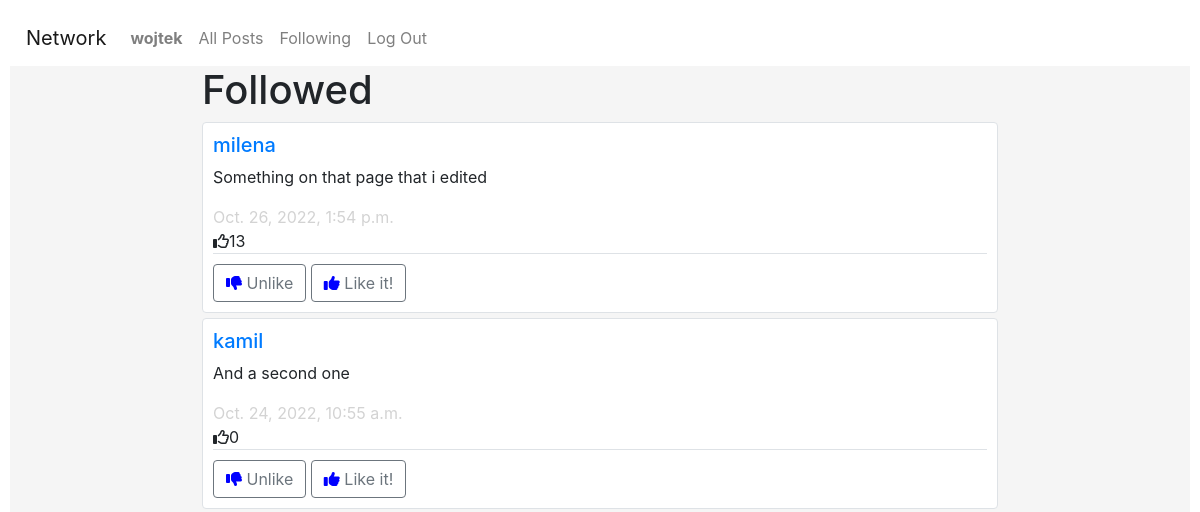
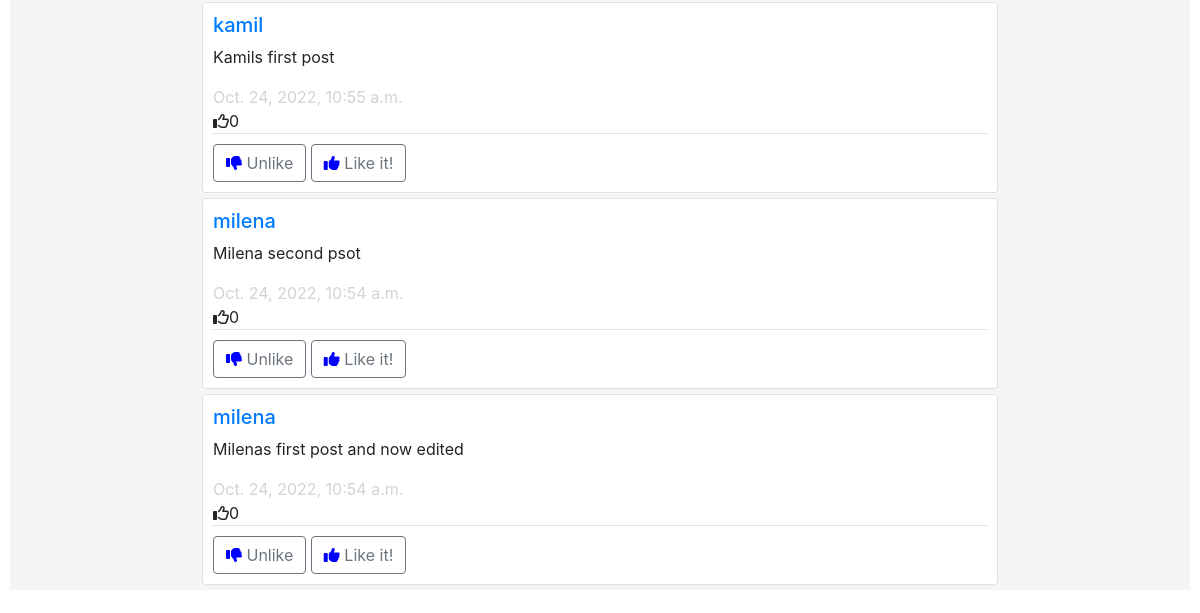
Page /following (signed in) on the earlier database version (2 pictures, top to bottom).
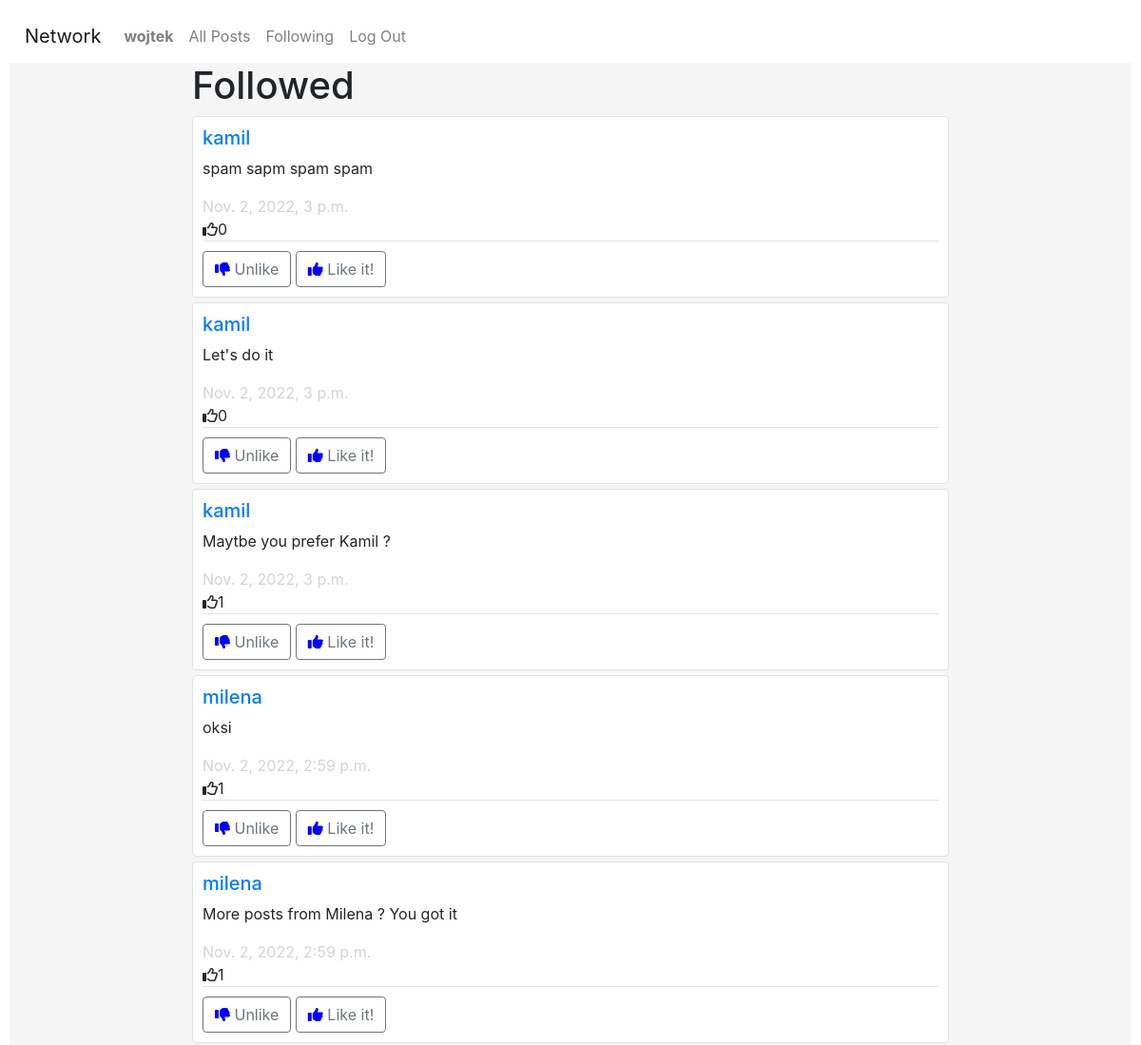
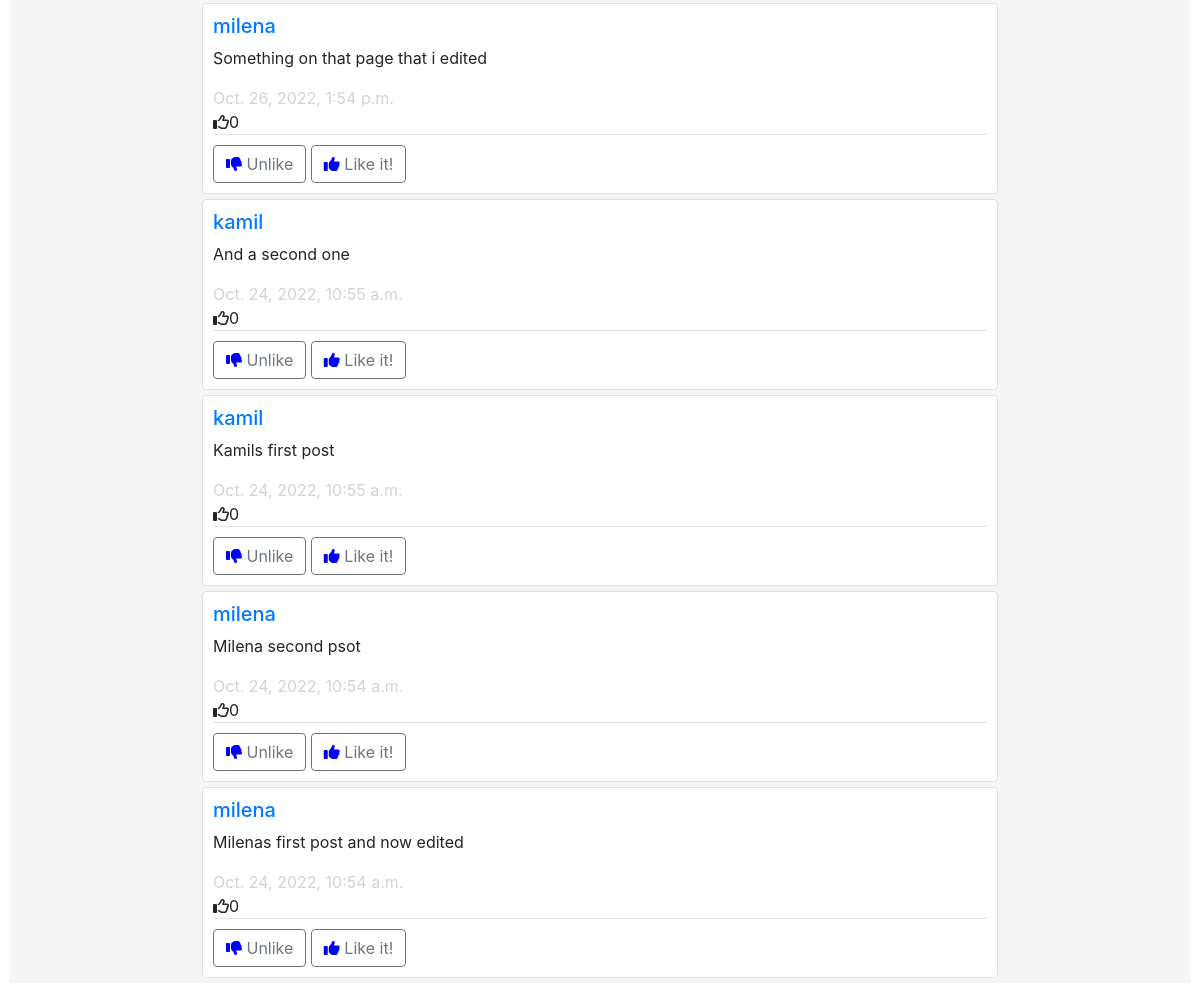
Same page on the later database version (2 pictures, top to bottom).
### network/models.py (models this page shows, shortened)
class User(AbstractUser):
    pass
    number_followers = models.IntegerField(default = 0)
    def __str__(self):
        return self.username

class Post(models.Model):
    author = models.ForeignKey(User, on_delete=models.CASCADE)
    body = models.CharField(max_length = 1024)
    time_stamp = models.DateTimeField(auto_now_add = True)
    likes = models.PositiveIntegerField(default = 0)

### network/views.py (the view)
# urls.py: path("following", views.following, name="following"),
@login_required
def following(request):
    followed = request.user.followings.all().values_list('followed', flat=True)
    posts = Post.objects.filter(author__in=followed).order_by('-time_stamp')
    pagin = Paginator(posts, 10)
    page_number = request.GET.get('page')
    page_obj = pagin.get_page(page_number)
    user = request.user
    liked = Like.objects.filter(liker = user)
    liked_posts = []
    for like in liked:
        liked_posts.append(like.liked_post)
    return render(request, "network/following.html", {
        'posts':page_obj,
        'liked_posts':liked_posts
    })

### network/templates/network/following.html (shortened to what this page needs)
{% extends "network/layout.html" %}
{% block body %}
<div class="container">
<h1>Followed</h1>
    {% for post in posts %}
    <div class="border rounded post">
        <h5><a href = "{% url 'profile' post.author %}" class="link-secondary">{{post.author}}</a></h5>
        <p class="post_body" id="body{{post.id}}">{{post.body}}</p>
        <span id="timestamp">{{post.time_stamp}}</span><br>
        <i class="fa-regular fa-thumbs-up"></i><span id="likes" data-index={{post.id}}>{{post.likes}}</span>
        <div class="border-top like_div">
            <button  data-index={{post.id}} id="unlike" class="btn btn-outline-secondary"><i class="fa fa-thumbs-down"></i> Unlike </button>
            <button  data-index={{post.id}} id="like" class="btn btn-outline-secondary"><i class="fa fa-thumbs-up"></i> Like it! </button>
        </div>
    </div>
    {%endfor%}
    </div>
{% endblock %}

### network/templates/network/layout.html (shortened to what this page needs)
{% load static %}
<!DOCTYPE html>
<html lang="en">
    <head>
        <link rel="stylesheet" href="https://stackpath.bootstrapcdn.com/bootstrap/4.4.1/css/bootstrap.min.css">
        <link href="{% static 'network/styles.css' %}" rel="stylesheet">
        <link rel="stylesheet" href="https://cdnjs.cloudflare.com/ajax/libs/font-awesome/4.7.0/css/font-awesome.min.css">
    </head>
    <body>
        <nav class="navbar navbar-expand-lg navbar-light">
            <a class="navbar-brand" href="#">Network</a>
            <div>
              <ul class="navbar-nav mr-auto">
                {% if user.is_authenticated %}
                    <li class="nav-item">
                        <a class="nav-link" href="{% url 'profile' user %}"><strong>{{ user.username }}</strong></a>
                    </li>
                {% endif %}
                <li class="nav-item">
                  <a class="nav-link" href="{% url 'index' %}">All Posts</a>
                </li>
                {% if user.is_authenticated %}
                    <li class="nav-item">
                        <a class="nav-link" href="{% url 'following' %}">Following</a>
                    </li>
                    <li class="nav-item">
                        <a class="nav-link" href="{% url 'logout' %}">Log Out</a>
                    </li>
                {% endif %}
              </ul>
            </div>
          </nav>
        <div class="body">
            {% block body %}
            {% endblock %}
        </div>
    </body>
</html>

### network/static/network/styles.css (style rules this page uses)
body { padding: 10px; }
.body { background-color: whitesmoke; }
.post { padding: 10px; margin-bottom: 5px; }
#timestamp { color: lightgrey; }
.fa { color: blue; }
.container { width: 70%; align-self: center; }
.like_div { padding-top: 10px; }
.post { background-color: white; }

Differences in the rows shown:
added Post: author "kamil", body "spam sapm spam spam", time_stamp "Nov. 2, 2022, 3 p.m.", likes "0"
added Post: author "kamil", body "Let's do it", time_stamp "Nov. 2, 2022, 3 p.m.", likes "0"
added Post: author "kamil", body "Maytbe you prefer Kamil ?", time_stamp "Nov. 2, 2022, 3 p.m.", likes "1"
added Post: author "milena", body "oksi", time_stamp "Nov. 2, 2022, 2:59 p.m.", likes "1"
added Post: author "milena", body "More posts from Milena ? You got it", time_stamp "Nov. 2, 2022, 2:59 p.m.", likes "1"
changed Post "Something on that page that i edited": likes "13" → "0"
